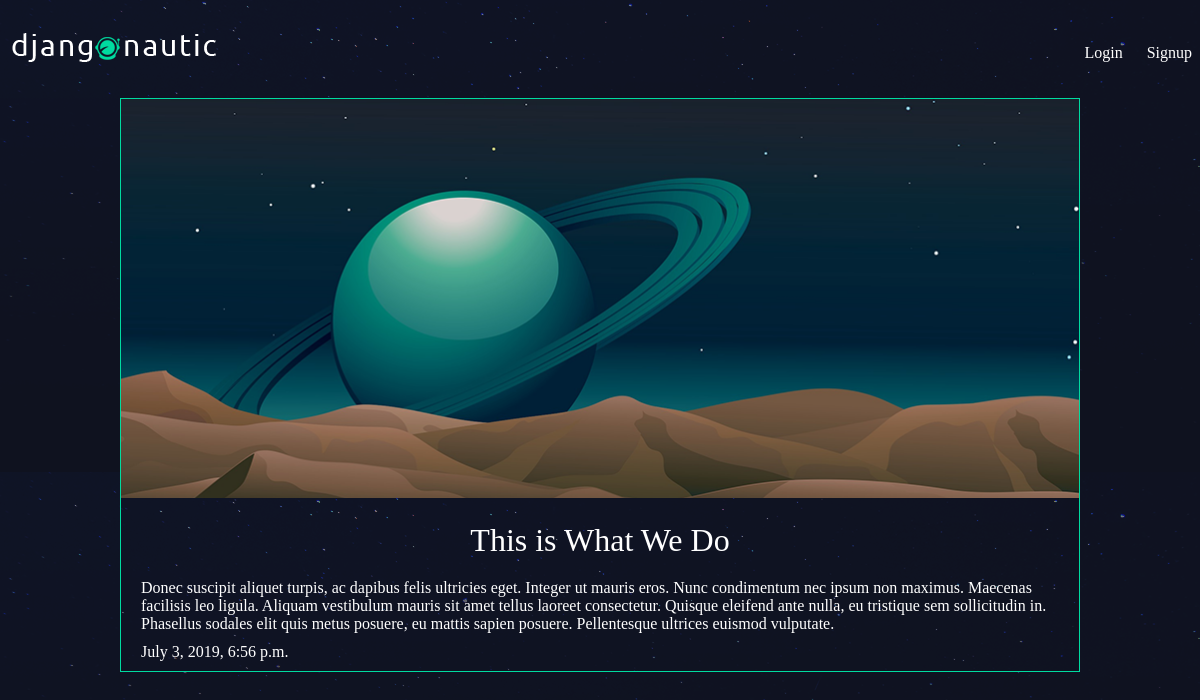
The app's page /articles/this-is-what-we-do/ with its own data.
### articles/models.py (models this page shows, shortened)
class Article(models.Model):
    title = models.CharField(max_length = 100)
    slug = models.SlugField()
    body = models.TextField()
    date = models.DateTimeField(auto_now_add = True)
    thumb = models.ImageField(default='default.png', blank = True)
    author = models.ForeignKey(User, default = None)

### articles/views.py (the view)
# urls.py: url(r'^(?P<slug>[\w-]+)/$', views.article_detail, name = 'detail'),
def article_detail(request, slug):
    article = Article.objects.get(slug=slug)
    return render(request, 'articles/article_detail.html', { 'article': article })

### articles/templates/articles/article_detail.html
{% extends 'base_layout.html' %}
{% block content %}
<div class='article-detail'>
  <div class="article">
    <img src="{{ article.thumb.url }}"/>
    <h2>{{ article.title }}</h2>
    <p>{{ article.body }}</p>
    <p>{{ article.date }}</p>
  </div>
</div>
{% endblock %}

### assets/styles.css (style rules this page uses)
body { background-color: #0f121f; background-image: url(/static/stars.png); background-repeat-y: no-repeat; color: #fff; }
body * { font-family: Ubuntu; }
h1, h2, h3, h4, h5 { font-weight: normal; margin: 0; }
.article { padding: 10px; border: 1px solid #00dba0; position: relative; padding-bottom: 40px; }
.article h2 { font-size: 1.2em; }
.article-detail .article { padding: 0; }
.article-detail .article img { max-width: 100%; }
.article-detail .article h2 { text-align: center; margin: 20px auto; font-size: 2em }
.article-detail .article p { margin: 10px 20px }

### records on screen
Article: thumb (placeholder picture), title "This is What We Do", body "Donec suscipit aliquet turpis, ac dapibus felis ultricies eget. Integer ut mauris eros. Nunc condimentum nec ipsum non maximus. Maecenas facilisis leo ligula. Aliquam vestibulum mauris sit amet tellus laoreet consectetur. Quisque eleifend ante nulla, eu tristique sem sollicitudin in. Phasellus sodales elit quis metus posuere, eu mattis sapien posuere. Pellentesque ultrices euismod vulputate.", date "July 3, 2019, 6:56 p.m."
